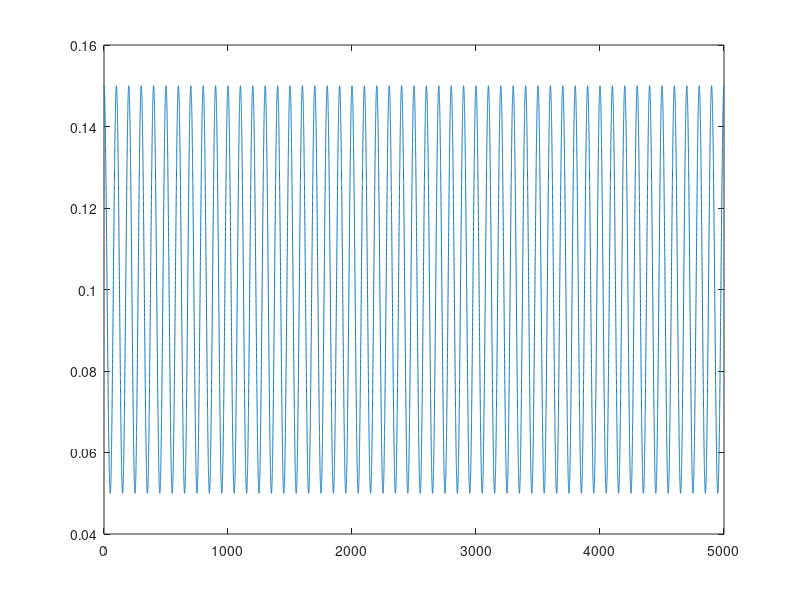

Here is the MATLAB script that generated this plot: (Note: this script raises an error after producing the figure.)
clear all, clc, close all


 addpath(genpath("./utils"));

%fix random seed:
rng('default');

global dt
dt = 0.1;

%% Poisson Spike Generator
N = 1; % # of trials
T = 5000; % ms
r = 100; % # of spikes/s (constant) --> Hz
p = r/1000; % 1ms

t = dt:dt:T;
period = 0.1*1000; % [ms]
rates = (100/1000) + (50/1000).*cos(2*pi*(1/period)*t);
figure();
plot(t, rates);

spk_output = poisson_spk_train_vary(1, rates, T);
spk_times = dt*find(spk_output);
%spks_point = poisson_spk_train_point(1, p, T);
figure();
stem(spk_output);
% hold on;
% stem(spks_2);

figure();
histogram = spk_correlogram(spk_times, spk_times, 500, 1, 1);

% correlalogram = correlation(spk_times_1, spk_times_2, T, 5);
% figure();
% % bar(correlalogram, 'r');
% stem(correlalogram);
%figure(1);
%stem(spks_isi(1,:));
%figure(2);
%stem(spks_point(1,:));





